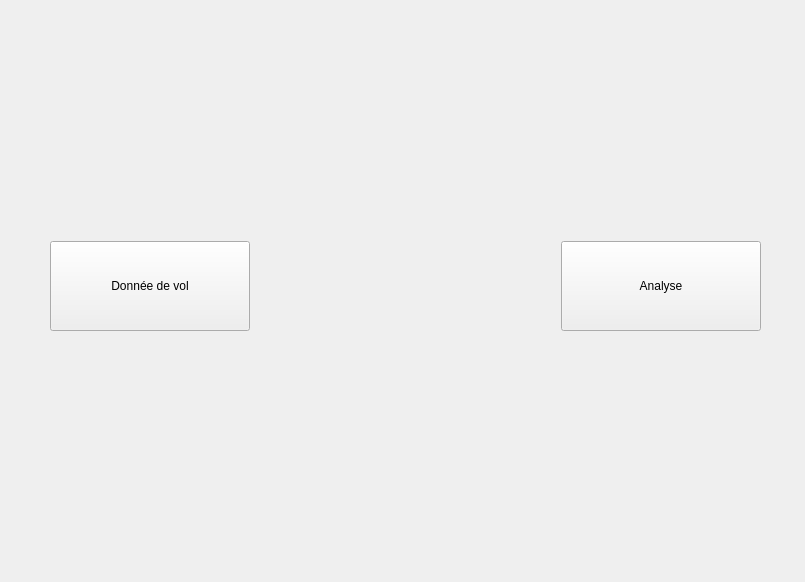
<?xml version="1.0" encoding="UTF-8"?>
<ui version="4.0">
 <class>MainWindow</class>
 <widget class="QMainWindow" name="MainWindow">
  <property name="geometry">
   <rect>
    <x>0</x>
    <y>0</y>
    <width>805</width>
    <height>582</height>
   </rect>
  </property>
  <property name="windowTitle">
   <string>MainWindow</string>
  </property>
  <widget class="QWidget" name="centralwidget">
   <widget class="QWidget" name="horizontalLayoutWidget">
    <property name="geometry">
     <rect>
      <x>50</x>
      <y>240</y>
      <width>711</width>
      <height>92</height>
     </rect>
    </property>
    <layout class="QHBoxLayout" name="menuLayout">
     <item>
      <widget class="QPushButton" name="flightDataPush">
       <property name="minimumSize">
        <size>
         <width>200</width>
         <height>90</height>
        </size>
       </property>
       <property name="text">
        <string>Donnée de vol</string>
       </property>
       <property name="iconSize">
        <size>
         <width>24</width>
         <height>24</height>
        </size>
       </property>
      </widget>
     </item>
     <item>
      <spacer name="horizontalSpacer_3">
       <property name="orientation">
        <enum>Qt::Horizontal</enum>
       </property>
       <property name="sizeHint" stdset="0">
        <size>
         <width>40</width>
         <height>20</height>
        </size>
       </property>
      </spacer>
     </item>
     <item>
      <widget class="QPushButton" name="analysisPush">
       <property name="minimumSize">
        <size>
         <width>200</width>
         <height>90</height>
        </size>
       </property>
       <property name="text">
        <string>Analyse</string>
       </property>
      </widget>
     </item>
    </layout>
   </widget>
  </widget>
 </widget>
 <resources/>
 <connections/>
</ui>
